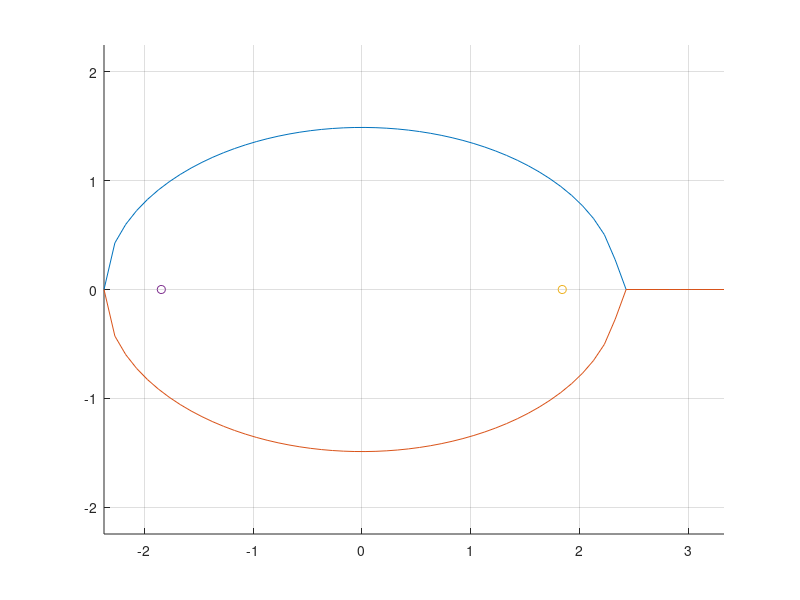

Reproduce this figure in MATLAB.
clc
close all
clear all
a = 2.37;
x=-a:.1:a+1;
y=sqrt((1-x.^2./a.^2).*1.49.^2);


hold on
plot(x,y)

c = sqrt(2.37^2-1.49^2);
plot(x,-y)
plot(c,0,'o'); %horizontal
plot(-c,0,'o'); %horizontal
%plot(0, 3, 'o'); %vertical
%plot(0, -3, 'o'); %vertical
axis equal
grid on
